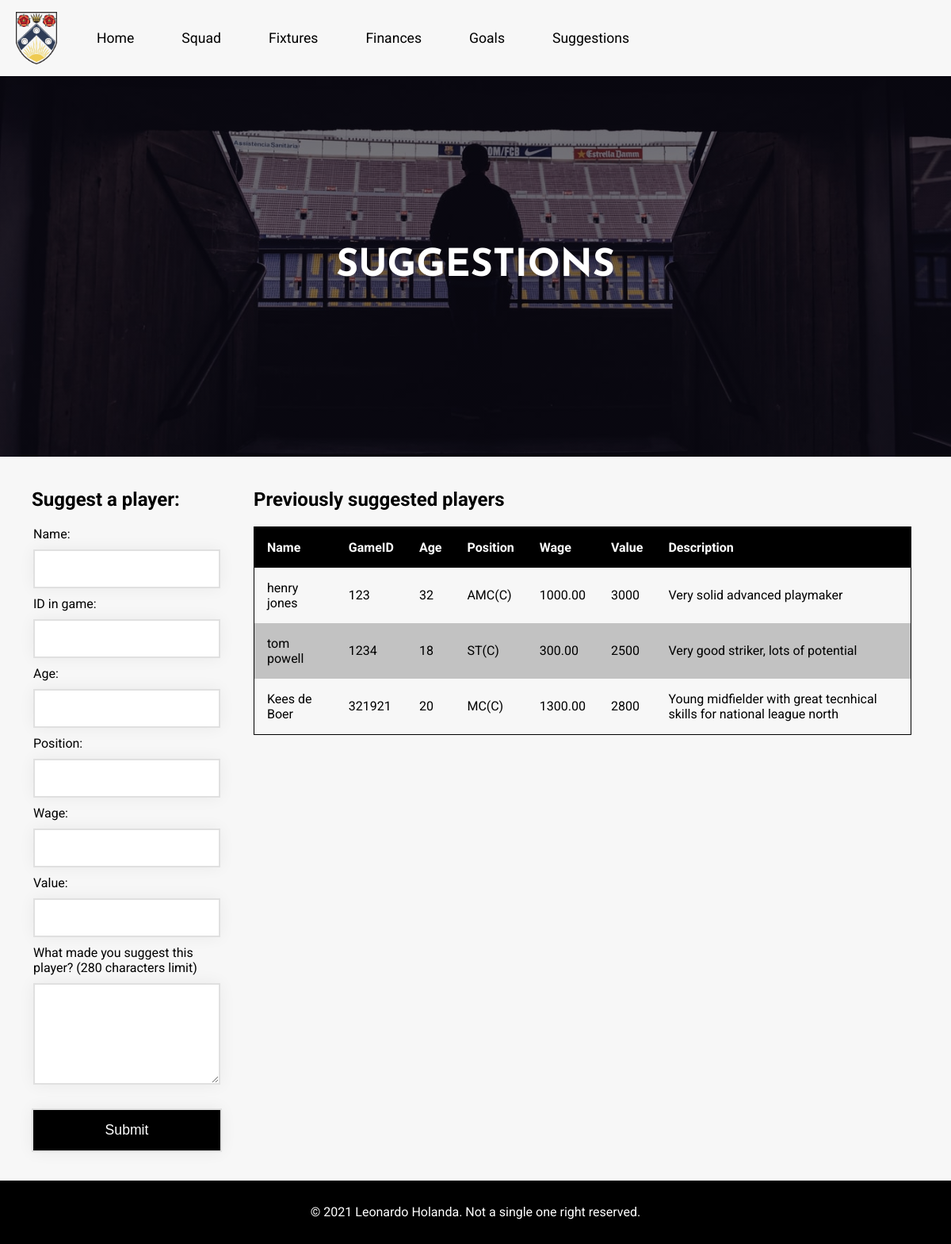
/suggestions, run on an earlier commit of the app's database.
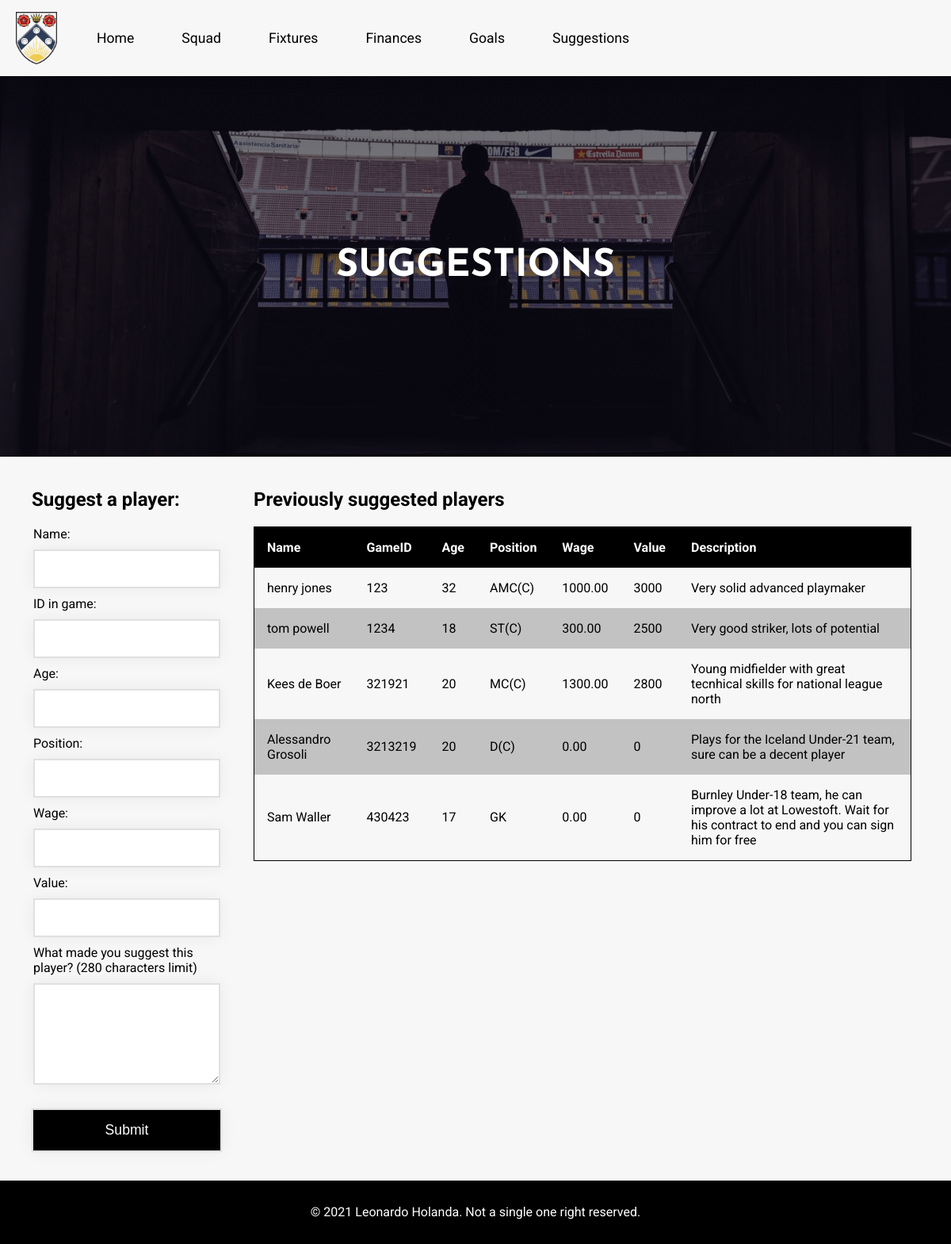
And on a later commit of the database.
### hoofball/models.py (models this page shows)
class Player(models.Model):
    name = models.CharField(max_length=50)
    gameID = models.IntegerField()
    age = models.IntegerField()
    position = models.CharField(max_length=25)
    wage = models.DecimalField(max_digits=9, decimal_places=2)
    value = models.IntegerField()
    description = models.TextField(max_length=280)

### hoofball/views.py (the view)
# urls.py: path('suggestions', views.suggestions, name='suggestions'),
def suggestions(request):
    players = Player.objects.all()
    return render(request, 'hoofball/suggestions.html', {'all_players': players})

### hoofball/templates/hoofball/suggestions.html (shortened to what this page needs)
{% extends "./base.html" %}
{% load static %}
{% block content %}
  <div class="content-banner suggestions-banner">
    <div class="content-banner-text">
      <h2>SUGGESTIONS</h2>
    </div>
  </div>
  <section class="suggestion-container">
    <div class="suggestion-form">
      <h2>Suggest a player:</h2>
      {% include "./forms/player_form.html" %}
    </div>
  </section>
  <div class="previously-suggested-container">
    <h2>Previously suggested players</h2>
    <table id="suggestions_table" style="border: 1px solid black">
      <tr>
        <th onclick="sortTable(0)">Name</th>
        <th onclick="sortTable(1)">GameID</th>
        <th onclick="sortTable(2)">Age</th>
        <th onclick="sortTable(3)">Position</th>
        <th onclick="sortTable(4)">Wage</th>
        <th onclick="sortTable(5)">Value</th>
        <th onclick="sortTable(6)">Description</th>
      </tr>
      {% for player in all_players %}
      <tr>
        <td>{{ player.name }}</td>
        <td>{{ player.gameID }}</td>
        <td>{{ player.age }}</td>
        <td>{{ player.position }}</td>
        <td>{{ player.wage }}</td>
        <td>{{ player.value }}</td>
        <td>{{ player.description }}</td>
      </tr>
      {% endfor %}
    </table>
  </div>
{% endblock %}

What changed in the data, as far as the page shows it:
added Player: name "Alessandro Grosoli", gameID "3213219", age "20", position "D(C)", wage "0.00", value "0", description "Plays for the Iceland Under-21 team, sure can be a decent player"
added Player: name "Sam Waller", gameID "430423", age "17", position "GK", wage "0.00", value "0", description "Burnley Under-18 team, he can improve a lot at Lowestoft. Wait for his contract to end and you can sign him for free"
